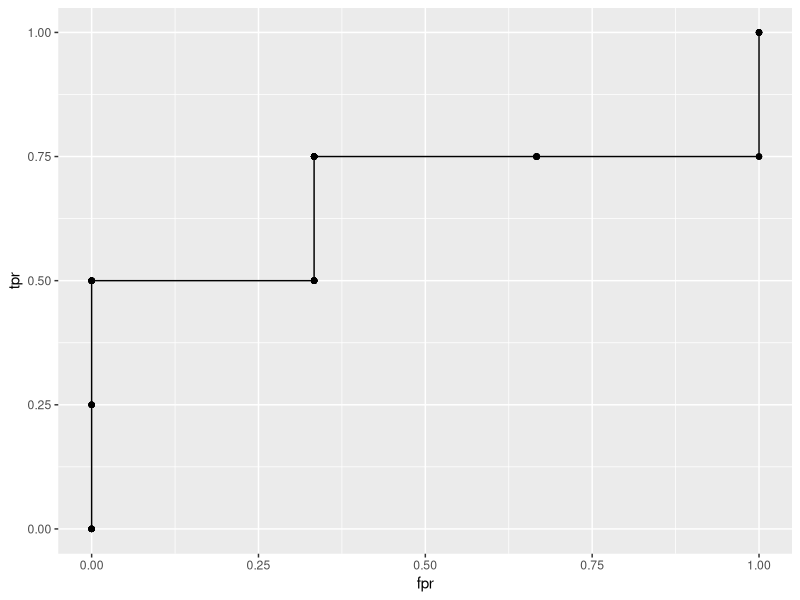
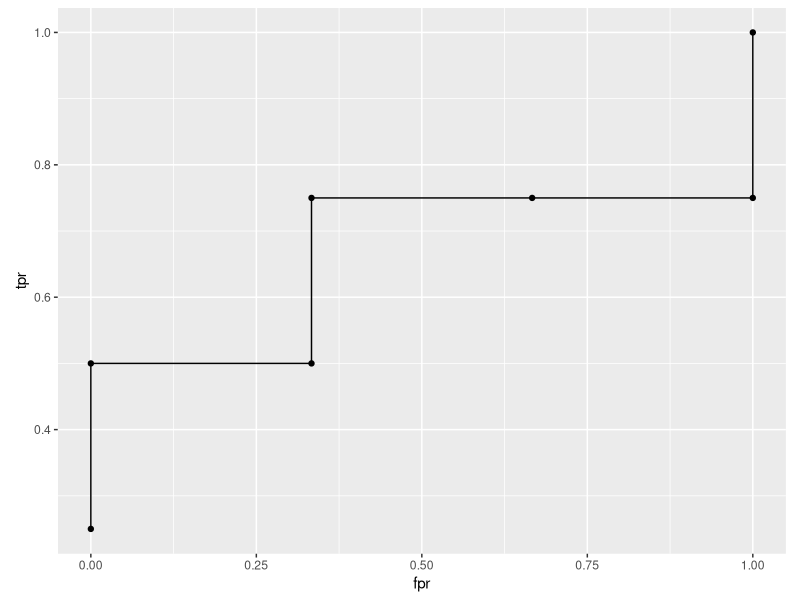
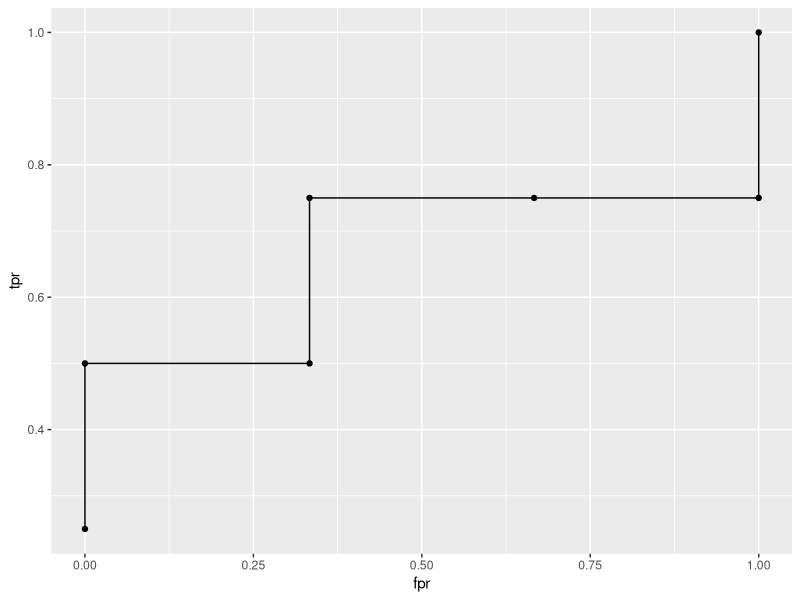

Reproduce these figures in R, in order.
## ---- chunk 1
suppressMessages(library(dplyr))
suppressMessages(library(ggplot2))
## ---- chunk 2
# Let's make up some dummy predictions
pr <- tibble::tribble(
    ~prediction, ~actual,
    0.9,           1,
    0.84,          1,
    0.7,           0,
    0.55,          1,
    0.24,          0,
    0.11,          0,
    0.08,          1
  )
## ---- chunk 3
step <- 0.01
rocPoints <- data.frame(threshold = seq(0, 1 + step, step),
                        fpr = NA,
                        tpr = NA)
nPos = sum(pr$actual)
nNeg = nrow(pr) - nPos

for (i in seq_along(rocPoints$threshold)) {
  thr <-  1 + step - step * (i - 1)
  fp <- filter(pr, actual == 0, prediction >= thr) %>% count(.)
  tp <- filter(pr, actual == 1, prediction >= thr) %>% count(.)
  rocPoints[i, "fpr"] <- fp / nNeg
  rocPoints[i, "tpr"] <- tp / nPos
}

ggplot(rocPoints, aes(x = fpr, y = tpr)) +
  geom_step() +
  geom_point()
## ---- chunk 4

pr <- arrange(pr, desc(prediction))

rocPoints <- data.frame(fpr = cumsum(!pr$actual) / sum(!pr$actual),
                        tpr = cumsum(pr$actual) / sum(pr$actual))

ggplot(rocPoints, aes(x = fpr, y = tpr)) +
  geom_step() +
  geom_point() +
  coord_fixed()
## ---- chunk 5

pr <- arrange(pr, desc(prediction))

rocPoints <- data.frame(fpr = cumsum(!pr$actual) / sum(!pr$actual),
                        tpr = cumsum(pr$actual) / sum(pr$actual))

ggplot(rocPoints, aes(x = fpr, y = tpr)) +
  geom_step() +
  geom_point()
